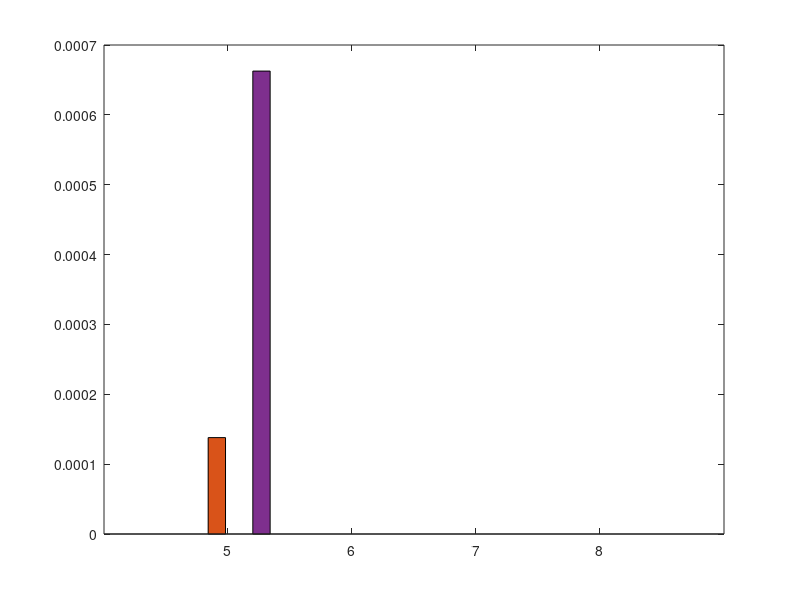

MATLAB code for this plot: (Note: this script raises an error after producing the figure.)
clear; close all; clc
textSize = 16;
linewid = 1;


% MI 6 7 8 9
% SI 6 7 8 9
% MO 6 7 8 9
% SO 6 7 8 9
% epiImpBMR = [
%     1-0.999902099 0 0 0;
%     1-0.9999472128 0 0 0; 
%     1-0.9997209821 0 0 0;
%     1-0.9994091387 0 0 0
%     ];
epiImpBMR = [
    0 0 0 0;
    1-0.999862 0 0 0; 
    0 0 0 0;
    1-0.9993373326 0 0 0
    ];


epi = [5, 6, 7, 8];

figure(1)
bar(epi, epiImpBMR(1:4,:)', 'grouped')
hold on
ax = gca;
ax.YAxis.FontSize = 14;
ax.XAxis.FontSize = 14;
ax.YAxis.FontWeight = 'bold';
ax.XAxis.FontWeight = 'bold'; 
ax.LineWidth = 1;
ylim([0 0.006])
legend('Mobile Indoor','Stationary Indoor', 'Mobile Outdoor', 'Stationary Outdoor', 'FontSize',textSize, 'FontWeight','bold', 'Location','northeast')
xlabel('Episode Length', 'FontSize', 15, 'FontWeight','bold')
ylabel('BMR', 'FontSize',15, 'FontWeight','bold')
grid on
% for i=1:length(epiImpBMR)
%     text(epi(i)-0.3,epiImpBMR(1,i),strcat(num2str(epiImpBMR(1,i), '%.2g')," /"), 'FontWeight','bold', 'HorizontalAlignment', 'center', 'VerticalAlignment', 'bottom')
%     text(epi(i)-0.1,epiImpBMR(2,i),strcat(num2str(epiImpBMR(2,i), '%.2g')," /"), 'FontWeight','bold', 'HorizontalAlignment', 'center', 'VerticalAlignment', 'bottom')
%     text(epi(i)+0.1,epiImpBMR(3,i),strcat(num2str(epiImpBMR(3,i), '%.2g')," /"), 'FontWeight','bold', 'HorizontalAlignment', 'center', 'VerticalAlignment', 'bottom')
%     text(epi(i)+0.3,epiImpBMR(4,i),num2str(epiImpBMR(4,i), '%.2g'), 'FontWeight','bold', 'HorizontalAlignment', 'center', 'VerticalAlignment', 'bottom')
% end

% 创建 text
text('VerticalAlignment','bottom',...
    'HorizontalAlignment','center',...
    'FontWeight','bold',...
    'FontSize',12,...
    'String','0 /',...
    'Position',[4.7 0 0]);

% 创建 text
text('VerticalAlignment','bottom',...
    'HorizontalAlignment','center',...
    'FontWeight','bold',...
    'FontSize',12,...
    'String','0.00014 /',...
    'Position',[4.87247591118559 0.000300543259557315 0]);

% 创建 text
text('VerticalAlignment','bottom',...
    'HorizontalAlignment','center',...
    'FontWeight','bold',...
    'FontSize',12,...
    'String','0 /',...
    'Position',[5.1 0 0]);

% 创建 text
text('VerticalAlignment','bottom',...
    'HorizontalAlignment','center',...
    'FontWeight','bold',...
    'FontSize',12,...
    'String','0.00066',...
    'Position',[5.3 0.000662667399999983 0]);

% 创建 text
text('VerticalAlignment','bottom',...
    'HorizontalAlignment','center',...
    'FontWeight','bold',...
    'FontSize',12,...
    'String','0 /',...
    'Position',[5.7 0 0]);

% 创建 text
text('VerticalAlignment','bottom',...
    'HorizontalAlignment','center',...
    'FontWeight','bold',...
    'FontSize',12,...
    'String','0 /',...
    'Position',[5.9 0 0]);

% 创建 text
text('VerticalAlignment','bottom',...
    'HorizontalAlignment','center',...
    'FontWeight','bold',...
    'FontSize',12,...
    'String','0 /',...
    'Position',[6.1 0 0]);

% 创建 text
text('VerticalAlignment','bottom',...
    'HorizontalAlignment','center',...
    'FontWeight','bold',...
    'FontSize',12,...
    'String','0',...
    'Position',[6.3 0 0]);

% 创建 text
text('VerticalAlignment','bottom',...
    'HorizontalAlignment','center',...
    'FontWeight','bold',...
    'FontSize',12,...
    'String','0 /',...
    'Position',[6.7 0 0]);

% 创建 text
text('VerticalAlignment','bottom',...
    'HorizontalAlignment','center',...
    'FontWeight','bold',...
    'FontSize',12,...
    'String','0 /',...
    'Position',[6.9 0 0]);

% 创建 text
text('VerticalAlignment','bottom',...
    'HorizontalAlignment','center',...
    'FontWeight','bold',...
    'FontSize',12,...
    'String','0 /',...
    'Position',[7.1 0 0]);

% 创建 text
text('VerticalAlignment','bottom',...
    'HorizontalAlignment','center',...
    'FontWeight','bold',...
    'FontSize',12,...
    'String','0',...
    'Position',[7.3 0 0]);

% 创建 text
text('VerticalAlignment','bottom',...
    'HorizontalAlignment','center',...
    'FontWeight','bold',...
    'FontSize',12,...
    'String','0 /',...
    'Position',[7.7 0 0]);

% 创建 text
text('VerticalAlignment','bottom',...
    'HorizontalAlignment','center',...
    'FontWeight','bold',...
    'FontSize',12,...
    'String','0 /',...
    'Position',[7.9 0 0]);

% 创建 text
text('VerticalAlignment','bottom',...
    'HorizontalAlignment','center',...
    'FontWeight','bold',...
    'FontSize',12,...
    'String','0 /',...
    'Position',[8.1 0 0]);

% 创建 text
text('VerticalAlignment','bottom',...
    'HorizontalAlignment','center',...
    'FontWeight','bold',...
    'FontSize',12,...
    'String','0',...
    'Position',[8.3 0 0]);

print('epiImpBMRm','-depsc')
